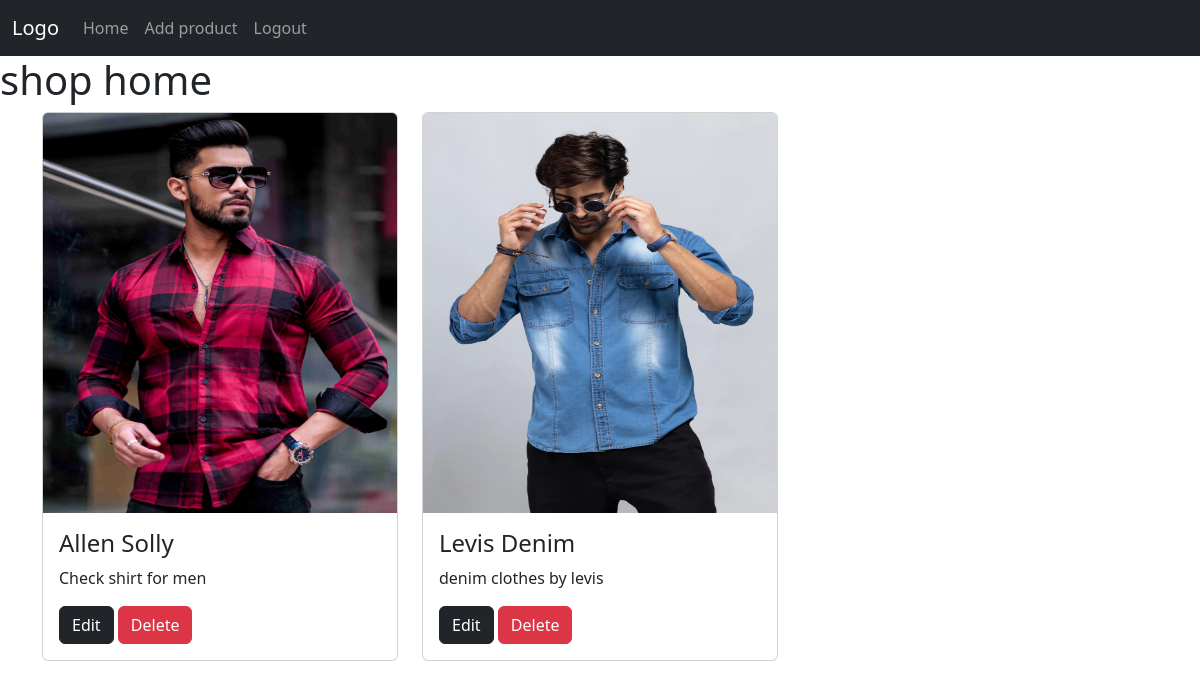
The page /shop_home (signed in) on the database its author committed.
### app/models.py (models this page shows)
class Product(models.Model):
    pro_id=models.TextField()
    name=models.TextField()
    price=models.IntegerField()
    offer_price=models.IntegerField()
    img=models.FileField()
    dis=models.TextField()

### app/views.py (the view)
# urls.py: path('shop_home',views.shop_home),
def shop_home(req):
    if 'shop' in req.session:
        data=Product.objects.all()[::-1][:10]
        return render(req,'shop/home.html',{'products':data})
    else:
        return redirect(shop_login)

### templates/shop/home.html (shortened to what this page needs)
<!DOCTYPE html>
<html lang="en">
<head>
    <link href="https://cdn.jsdelivr.net/npm/bootstrap@5.3.3/dist/css/bootstrap.min.css" rel="stylesheet">
</head>
<body>
    <nav class="navbar navbar-expand-sm bg-dark navbar-dark">
        <div class="container-fluid">
            <a class="navbar-brand" href="#">Logo</a>
            <div class="collapse navbar-collapse" id="collapsibleNavbar">
                <ul class="navbar-nav">
                    <li class="nav-item">
                        <a class="nav-link" href="#">Home</a>
                    </li>
                    <li class="nav-item">
                        <a class="nav-link" href="add_pro">Add product</a>
                    </li>
                    <li class="nav-item">
                        <a class="nav-link" href="shop_logout">Logout</a>
                    </li>
                </ul>
            </div>
        </div>
    </nav>
    <h1>shop home   </h1>
    <div class="container">
        <div class="row">
        {% for product in products %}
        <div class="col-lg-4">
        <div class="card">
            <img class="card-img-top" src="{{product.img.url}}" alt="Card image" style="width:100%; height: 400px; " >
            <div class="card-body">
                <h4 class="card-title">{{product.name}}</h4>
                <p class="card-text">{{product.dis}}</p>
                <a href="edit_product/{{product.pk}}" class="btn btn-dark">Edit</a>
                <a href="delete_product/{{product.pk}}" class="btn btn-danger">Delete</a>
            </div>
            </div>
            </div>
            {% endfor %}
        </div>
        </div>
</body>
</html>

### rows shown on the page
Product: img (picture), name "Allen Solly", dis "Check shirt for men"
Product: img (picture), name "Levis Denim", dis "denim clothes by levis"
